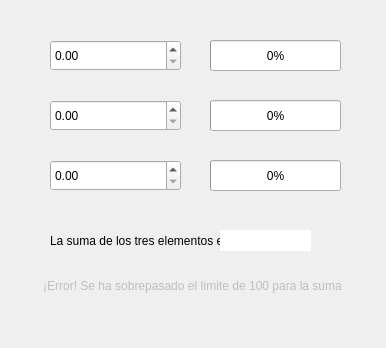
<?xml version="1.0" encoding="UTF-8"?>
<ui version="4.0">
 <class>Dialog</class>
 <widget class="QDialog" name="Dialog">
  <property name="geometry">
   <rect>
    <x>0</x>
    <y>0</y>
    <width>386</width>
    <height>348</height>
   </rect>
  </property>
  <property name="windowTitle">
   <string>Dialog</string>
  </property>
  <widget class="QDoubleSpinBox" name="uno">
   <property name="geometry">
    <rect>
     <x>50</x>
     <y>40</y>
     <width>131</width>
     <height>31</height>
    </rect>
   </property>
   <property name="maximum">
    <double>100.000000000000000</double>
   </property>
   <property name="singleStep">
    <double>1.000000000000000</double>
   </property>
  </widget>
  <widget class="QDoubleSpinBox" name="dos">
   <property name="geometry">
    <rect>
     <x>50</x>
     <y>100</y>
     <width>131</width>
     <height>31</height>
    </rect>
   </property>
   <property name="maximum">
    <double>50.000000000000000</double>
   </property>
   <property name="singleStep">
    <double>0.500000000000000</double>
   </property>
  </widget>
  <widget class="QDoubleSpinBox" name="tres">
   <property name="geometry">
    <rect>
     <x>50</x>
     <y>160</y>
     <width>131</width>
     <height>31</height>
    </rect>
   </property>
   <property name="maximum">
    <double>25.000000000000000</double>
   </property>
   <property name="singleStep">
    <double>0.250000000000000</double>
   </property>
  </widget>
  <widget class="QProgressBar" name="g_1">
   <property name="geometry">
    <rect>
     <x>210</x>
     <y>40</y>
     <width>131</width>
     <height>31</height>
    </rect>
   </property>
   <property name="value">
    <number>0</number>
   </property>
  </widget>
  <widget class="QProgressBar" name="g_2">
   <property name="geometry">
    <rect>
     <x>210</x>
     <y>100</y>
     <width>131</width>
     <height>31</height>
    </rect>
   </property>
   <property name="value">
    <number>0</number>
   </property>
  </widget>
  <widget class="QProgressBar" name="g_3">
   <property name="geometry">
    <rect>
     <x>210</x>
     <y>160</y>
     <width>131</width>
     <height>31</height>
    </rect>
   </property>
   <property name="value">
    <number>0</number>
   </property>
  </widget>
  <widget class="QLabel" name="label">
   <property name="geometry">
    <rect>
     <x>50</x>
     <y>230</y>
     <width>171</width>
     <height>21</height>
    </rect>
   </property>
   <property name="text">
    <string>La suma de los tres elementos es:</string>
   </property>
  </widget>
  <widget class="QLineEdit" name="suma">
   <property name="geometry">
    <rect>
     <x>220</x>
     <y>230</y>
     <width>91</width>
     <height>21</height>
    </rect>
   </property>
   <property name="frame">
    <bool>false</bool>
   </property>
   <property name="readOnly">
    <bool>true</bool>
   </property>
  </widget>
  <widget class="QLabel" name="error">
   <property name="enabled">
    <bool>false</bool>
   </property>
   <property name="geometry">
    <rect>
     <x>2</x>
     <y>270</y>
     <width>381</width>
     <height>31</height>
    </rect>
   </property>
   <property name="text">
    <string>¡Error! Se ha sobrepasado el límite de 100 para la suma</string>
   </property>
   <property name="alignment">
    <set>Qt::AlignCenter</set>
   </property>
  </widget>
 </widget>
 <resources/>
 <connections/>
</ui>
